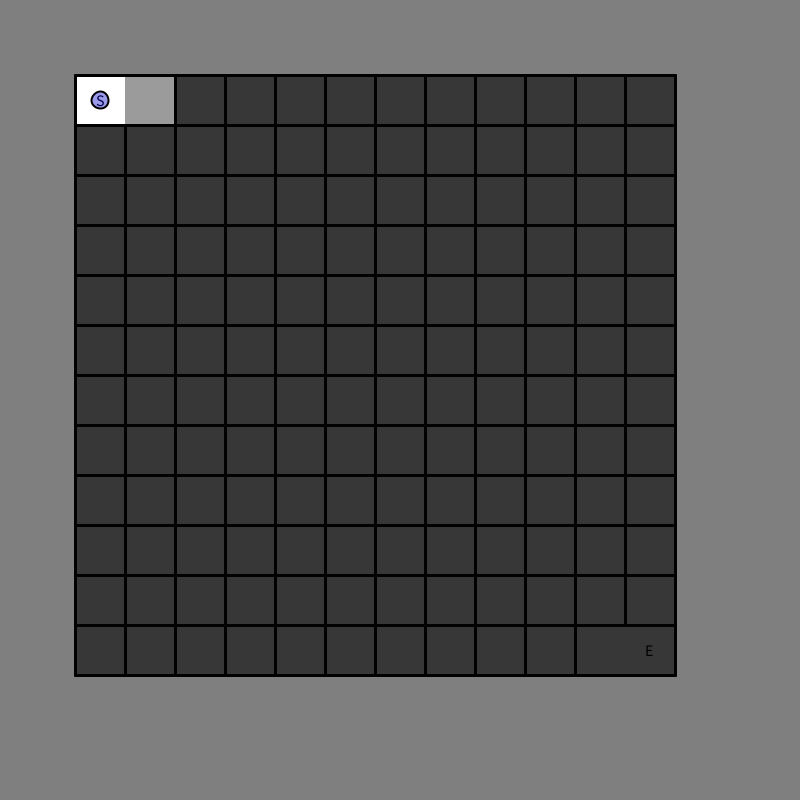
Frame 1 (no input)
Frame 60 (the mouse pressed at the canvas centre just before this capture): identical to frame 1, image omitted
Frame 120 (the mouse held since frame 60 and released just before this capture): identical to frame 1, image omitted

The Processing sketch that drew this single still picture (run headless with seeded random() and noise(); from frame 60 on, the mouse is pressed at the canvas centre):

// Processing sketch: stateTest
// ── stateTest.pde
Level lev;
Explorer player;

void setup() {
  size(800, 800);
  lev = new Level(12);
  player = new Explorer(lev);
}

void draw() {
  //if (frameCount % 100 == 0)  lev.init();
  background(255/2);
  lev.disp();
  player.disp();
}

void keyReleased() {
  switch(keyCode) {
  case UP:
    player.move(0);
    break;
  case RIGHT:
    player.move(1);
    break;
  case DOWN:
    player.move(2);
    break;
  case LEFT:
    player.move(3);
    break;
  }
}

// ── Explorer.pde
class Explorer {
  Tile current;
  int facing;                        //0:Up 1:Right 2:Down 3:Left

  ArrayList<Tile> explored;
  ArrayList<Tile> frontier;
  Level parent;

  boolean dig;

  Explorer(Level L) {
    parent = L;
    current = L.grid[0][0];
    facing = 0;
    frontier = new ArrayList<Tile>();
    explored = new ArrayList<Tile>();
    check(current);
    dig = false;
  }

  void disp() {
    float x = current.x;
    float y = current.y;
    float w = current.w;
    float h = current.h;
    fill(0, 0, 200, 100);
    if (dig)  fill(200, 0, 0, 100);
    strokeWeight(2);
    ellipse(x, y, min(w, h)/3, min(w, h)/3);
    for (int i=0; i<parent.cols; i++)  for (int j=0; j<parent.rows; j++) {
      if (!explored.contains(parent.grid[i][j])) {
        if (frontier.contains(parent.grid[i][j]))  fill(0, 100);
        else  fill(0, 200); 
        noStroke();
        rect(parent.grid[i][j].x, parent.grid[i][j].y, parent.grid[i][j].w, parent.grid[i][j].h);
      }
    }
  }

  void check(Tile T) {
    if (!explored.contains(T)) { 
      explored.add(T);
      if (frontier.contains(T))  frontier.remove(T);
      for (int i=0; i<T.nbrs.length; i++) {
        if (T.walls[i] > 0) {
          if (T.nbrs[i] != null) {
            if (!explored.contains(T.nbrs[i])) {
              if (!frontier.contains(T.nbrs[i])) {
                frontier.add(T.nbrs[i]);
              }
            }
          }
        }
      }
    }
    print("E: " + explored.size() + " ");
    println("F: " + frontier.size());
    if (frontier.size()==0)  dig = true; 
    else  dig = false;
  }

  void move(int D) {       //note walls[i] will be 0 if there is an impassible wall between the cells
    if (D == facing) {
      if (current.walls[facing] > 0)  current = current.nbrs[facing];
      switch(D) {
      case 0:
        //if (current.walls[0] > 0)  current = current.nbrs[0];
         if (dig && !explored.contains(current.nbrs[0])) {
          current = current.nbrs[0];
          parent.deleteWall(current, 2);
        }
        break;
      case 1: 
        //if (current.walls[1] > 0)  current = current.nbrs[1];
        if (dig && !explored.contains(current.nbrs[1])) {
          current = current.nbrs[1];
          parent.deleteWall(current, 3);
        }

        break;
      case 2:
        //if (current.walls[2] > 0)  current = current.nbrs[2];
        if (dig  && !explored.contains(current.nbrs[2])) { 
          current = current.nbrs[2];
          parent.deleteWall(current, 0);
        }
        break;
      case 3:
        //if (current.walls[3] > 0)  current = current.nbrs[3];
        if (dig && !explored.contains(current.nbrs[3])) {
          current = current.nbrs[3];
          parent.deleteWall(current, 1);
        }
        break;
      }
    }
    facing = D;
    check(current);
  }
}

// ── Level.pde
class Level {
  Tile[][] grid;
  int cols, rows;

  Level(int N) {
    cols = N;
    rows = N;
    grid = new Tile[cols][rows];
    init();
  }

  void init() {
    for (int i=0; i<cols; i++)  for (int j=0; j<rows; j++) {
      grid[i][j] = new Tile(i*50, j*50, 50, 50);
    }
    for (int i=0; i<cols; i++)  for (int j=0; j<rows; j++) {
      Tile N, E, S, W;
      if (j==0)  N=null;
      else  N = grid[i][j-1];
      if (i==cols-1)  E=null;
      else  E = grid[i+1][j];
      if (j==rows-1)  S=null;
      else S = grid[i][j+1];
      if (i==0)  W=null;
      else  W = grid[i-1][j];
      grid[i][j].hood(N, E, S, W);
    }
    grid[0][0].type = "S";
    if (grid[0][0].walls[1]==0 && grid[0][0].walls[2]==0) {
      if (random(0, 1) > .5)  deleteWall(grid[0][0], 1);
      else  deleteWall(grid[0][0], 2);
    }
    if (grid[cols-1][rows-1].walls[0]==0 && grid[cols-1][rows-1].walls[3]==0) {
      if (random(0, 1) > .5)   deleteWall(grid[cols-1][rows-1], 0);
      else  deleteWall(grid[cols-1][rows-1], 3);
    }
    grid[cols-1][rows-1].type = "E";
    for (int i=0; i<cols; i++)  for (int j=0; j<rows; j++) {
      grid[i][j].agree();
    }
  }

  void disp() {
    translate(width/2, height/2);
    translate(-50*floor(cols/2), -50*floor(rows/2));
    for (int i=0; i<cols; i++)  for (int j=0; j<rows; j++) {
      grid[i][j].disp();
    }
    for (int i=0; i<cols; i++)  for (int j=0; j<rows; j++) {
      grid[i][j].dispWalls();
    }
    for (int i=0; i<cols; i++)  for (int j=0; j<rows; j++) {
      grid[i][j].dispState();
    }
  }

  void deleteWall(Tile T, int D) {
      T.walls[D] = 1;
      T.nbrs[D].agree();
    }
}

// ── Tile.pde
class Tile {
  float x, y, w, h;
  String type;
  
  Tile[] nbrs;  //N, E, S, W
  int[] walls;  

  Tile(float X, float Y, float  W, float  H) {
    x = X; 
    y = Y;
    w = W;
    h = H;
    type = "";
    nbrs = new Tile[4];
    walls = new int[4];
    for (int i=0; i<walls.length; i++) {
      walls[i] = 0;
      //if (random(0,1) > .5)  walls[i] = 1;
    }
  }

  void disp() {
    rectMode(CENTER);
    fill(255);
    noStroke();
    rect(x, y, w, h);
  }
  
  void dispWalls() {
    stroke(0);
    strokeWeight(3);
    if (walls[0]==0)  line(x-w/2, y-h/2, x+w/2, y-h/2);
    if (walls[1]==0)  line(x+w/2, y-h/2, x+w/2, y+h/2);
    if (walls[2]==0)  line(x+w/2, y+h/2, x-w/2, y+h/2);
    if (walls[3]==0)  line(x-w/2, y+h/2, x-w/2, y-h/2);
  }
  
  void dispState() {
    textAlign(CENTER);
    fill(0);
    textSize(16);
    text(type,x-1,y+6);
  }
  
  void agree() {
    if (nbrs[0] != null)  walls[0] = nbrs[0].walls[2];
    else walls[0] = 0;
    if (nbrs[1] != null)  walls[1] = nbrs[1].walls[3];
    else walls[1] = 0;
    if (nbrs[2] != null)  walls[2] = nbrs[2].walls[0];
    else walls[2] = 0;
    if (nbrs[3] != null)  walls[3] = nbrs[3].walls[1];
    else walls[3] = 0;
  }
  
  void hood(Tile N, Tile E, Tile S, Tile W){
    nbrs[0] = N;
    nbrs[1] = E;
    nbrs[2] = S;
    nbrs[3] = W;
  }
}
